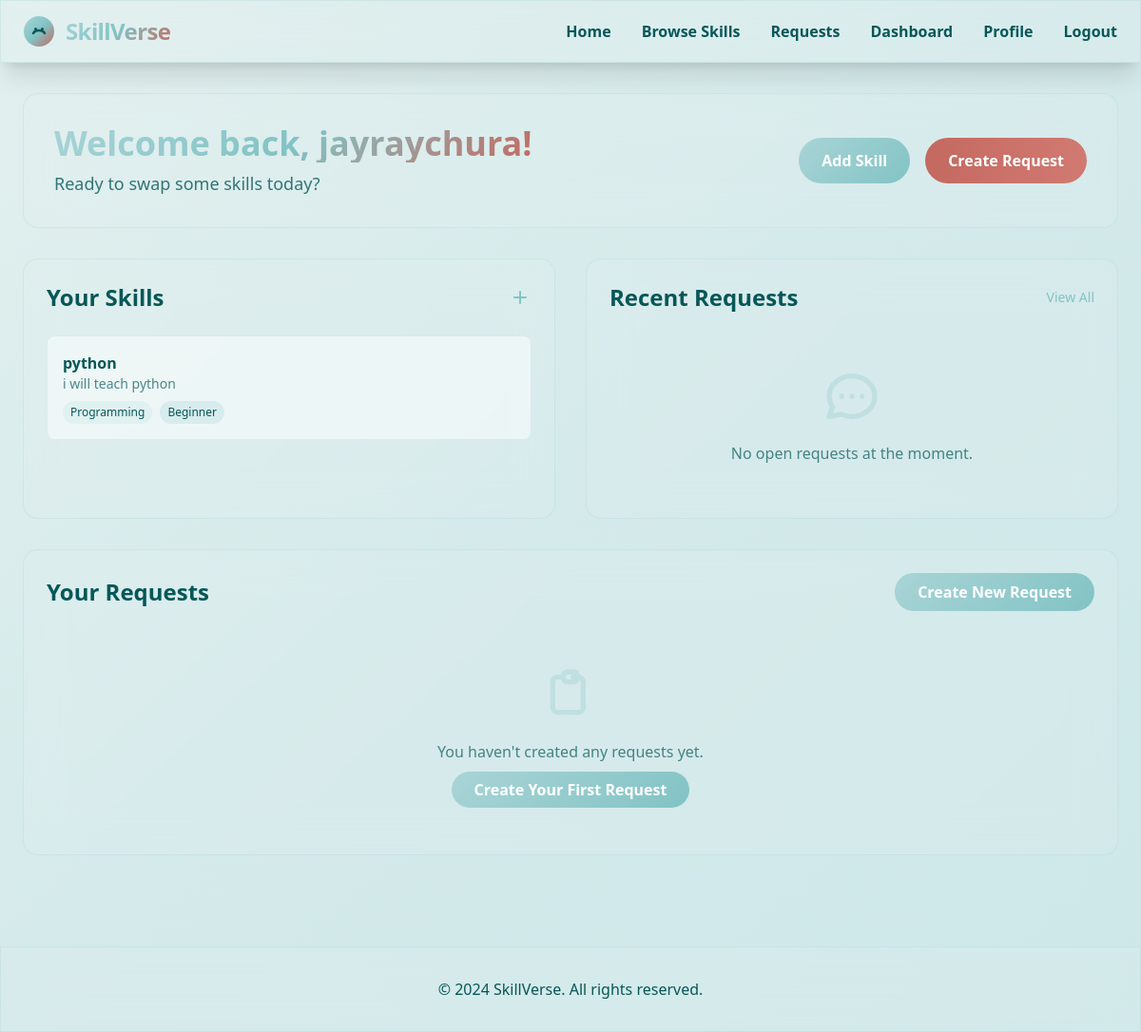
Page /dashboard (signed in) on the committed database.
### app.py (models this page shows)
class User(db.Model, UserMixin):
    id = db.Column(db.Integer, primary_key=True)
    username = db.Column(db.String(150), nullable=False)
    email = db.Column(db.String(150), unique=True, nullable=False)
    password = db.Column(db.String(256), nullable=True)  # Optional for Google accounts
    auth_type = db.Column(db.String(50), nullable=False, default='email')  # 'email' or 'google'
    bio = db.Column(db.Text, nullable=True)
    location = db.Column(db.String(100), nullable=True)
    created_at = db.Column(db.DateTime, default=datetime.utcnow)
    skills_offering = db.relationship('Skill', backref='user', lazy=True, foreign_keys='Skill.user_id')
    swap_requests = db.relationship('SwapRequest', backref='requester', lazy=True, foreign_keys='SwapRequest.requester_id')
    swap_offers = db.relationship('SwapRequest', backref='offerer', lazy=True, foreign_keys='SwapRequest.offerer_id')

class Skill(db.Model):
    id = db.Column(db.Integer, primary_key=True)
    name = db.Column(db.String(100), nullable=False)
    description = db.Column(db.Text, nullable=False)
    category = db.Column(db.String(50), nullable=False)
    level = db.Column(db.String(20), nullable=False)  # Beginner, Intermediate, Advanced
    user_id = db.Column(db.Integer, db.ForeignKey('user.id'), nullable=False)
    created_at = db.Column(db.DateTime, default=datetime.utcnow)
    is_active = db.Column(db.Boolean, default=True)

### app.py (the view)
@app.route('/dashboard')
@login_required
def dashboard():
    user_skills = Skill.query.filter_by(user_id=current_user.id, is_active=True).all()
    open_requests = SwapRequest.query.filter_by(status='open').order_by(SwapRequest.created_at.desc()).limit(5).all()
    user_requests = SwapRequest.query.filter_by(requester_id=current_user.id).order_by(SwapRequest.created_at.desc()).all()
    return render_template('dashboard.html',
                         user=current_user,
                         skills=user_skills,
                         open_requests=open_requests,
                         user_requests=user_requests)

### app.py (called while the page is built)
@login_manager.user_loader
def load_user(user_id):
    return User.query.get(int(user_id))

### templates/dashboard.html (shortened to what this page needs)
{% extends "base.html" %}
{% block content %}
<div class="max-w-7xl mx-auto px-6 py-8">
    <div class="glass rounded-2xl p-8 mb-8">
        <div class="flex items-center justify-between">
            <div>
                <h1 class="text-4xl font-bold gradient-text mb-2">Welcome back, {{ user.username }}!</h1>
                <p class="text-lg text-[#065758]/80">Ready to swap some skills today?</p>
            </div>
            <div class="flex gap-4">
                <a href="{{ url_for('add_skill') }}" class="btn-primary px-6 py-3 rounded-full text-white font-semibold hover:shadow-lg transition-all">
                    Add Skill
                </a>
                <a href="{{ url_for('create_request') }}" class="bg-gradient-to-r from-[#c46960] to-[#d17a72] px-6 py-3 rounded-full text-white font-semibold hover:shadow-lg transition-all">
                    Create Request
                </a>
            </div>
        </div>
    </div>
    <div class="grid grid-cols-1 lg:grid-cols-2 gap-8">
        <div class="glass rounded-2xl p-6">
            <div class="flex items-center justify-between mb-6">
                <h2 class="text-2xl font-bold text-[#065758]">Your Skills</h2>
                <a href="{{ url_for('add_skill') }}" class="text-[#82C3C5] hover:text-[#065758] transition-colors">
                    <svg class="w-6 h-6" fill="none" stroke="currentColor" viewBox="0 0 24 24">
                        <path stroke-linecap="round" stroke-linejoin="round" stroke-width="2" d="M12 6v6m0 0v6m0-6h6m-6 0H6"></path>
                    </svg>
                </a>
            </div>
            {% if skills %}
                <div class="space-y-4">
                    {% for skill in skills %}
                    <div class="bg-white/50 rounded-lg p-4 border border-[#A9D4D6]/30">
                        <div class="flex items-center justify-between">
                            <div>
                                <h3 class="font-semibold text-[#065758]">{{ skill.name }}</h3>
                                <p class="text-sm text-[#065758]/70">{{ skill.description[:100] }}{% if skill.description|length > 100 %}...{% endif %}</p>
                                <div class="flex gap-2 mt-2">
                                    <span class="px-2 py-1 bg-[#A9D4D6]/20 text-[#065758] text-xs rounded-full">{{ skill.category|title }}</span>
                                    <span class="px-2 py-1 bg-[#82C3C5]/20 text-[#065758] text-xs rounded-full">{{ skill.level|title }}</span>
                                </div>
                            </div>
                        </div>
                    </div>
                    {% endfor %}
                </div>
            {% endif %}
        </div>
        <div class="glass rounded-2xl p-6">
            <div class="flex items-center justify-between mb-6">
                <h2 class="text-2xl font-bold text-[#065758]">Recent Requests</h2>
                <a href="{{ url_for('requests') }}" class="text-[#82C3C5] hover:text-[#065758] transition-colors text-sm">
                    View All
                </a>
            </div>
            {% if open_requests %}
                <div class="space-y-4">
                    {% for request in open_requests %}
                    <div class="bg-white/50 rounded-lg p-4 border border-[#A9D4D6]/30">
                        <h3 class="font-semibold text-[#065758] mb-2">{{ request.title }}</h3>
                        <p class="text-sm text-[#065758]/70 mb-3">{{ request.description[:100] }}{% if request.description|length > 100 %}...{% endif %}</p>
                        <div class="flex gap-2 mb-3">
                            <span class="px-2 py-1 bg-[#c46960]/20 text-[#065758] text-xs rounded-full">
                                Wants: {{ request.skill_wanted }}
                            </span>
                            <span class="px-2 py-1 bg-[#82C3C5]/20 text-[#065758] text-xs rounded-full">
                                Offers: {{ request.skill_offered }}
                            </span>
                        </div>
                        <div class="flex items-center justify-between">
                            <span class="text-xs text-[#065758]/60">
                                {{ request.created_at.strftime('%b %d, %Y') }}
                            </span>
                            <form method="POST" action="{{ url_for('accept_request', request_id=request.id) }}" class="inline">
                                <button type="submit" class="bg-[#82C3C5] hover:bg-[#A9D4D6] text-white px-3 py-1 rounded-full text-xs font-medium transition-colors">
                                    Accept
                                </button>
                            </form>
                        </div>
                    </div>
                    {% endfor %}
                </div>
            {% else %}
                <div class="text-center py-8">
                    <p class="text-[#065758]/70">No open requests at the moment.</p>
                </div>
            {% endif %}
        </div>
    </div>
    <div class="glass rounded-2xl p-6 mt-8">
        <div class="flex items-center justify-between mb-6">
            <h2 class="text-2xl font-bold text-[#065758]">Your Requests</h2>
            <a href="{{ url_for('create_request') }}" class="btn-primary px-6 py-2 rounded-full text-white font-semibold">
                Create New Request
            </a>
        </div>
        {% if user_requests %}
            <div class="overflow-x-auto">
                <table class="w-full">
                    <thead>
                        <tr class="border-b border-[#A9D4D6]/30">
                            <th class="text-left py-3 px-4 text-[#065758] font-semibold">Title</th>
                            <th class="text-left py-3 px-4 text-[#065758] font-semibold">Skills</th>
                            <th class="text-left py-3 px-4 text-[#065758] font-semibold">Status</th>
                            <th class="text-left py-3 px-4 text-[#065758] font-semibold">Created</th>
                            <th class="text-left py-3 px-4 text-[#065758] font-semibold">Actions</th>
                        </tr>
                    </thead>
                    <tbody>
                        {% for request in user_requests %}
                        <tr class="border-b border-[#A9D4D6]/20">
                            <td class="py-3 px-4">
                                <div>
                                    <h3 class="font-semibold text-[#065758]">{{ request.title }}</h3>
                                    <p class="text-sm text-[#065758]/70">{{ request.description[:50] }}{% if request.description|length > 50 %}...{% endif %}</p>
                                </div>
                            </td>
                            <td class="py-3 px-4">
                                <div class="flex flex-col gap-1">
                                    <span class="text-xs bg-[#c46960]/20 text-[#065758] px-2 py-1 rounded-full w-fit">
                                        Wants: {{ request.skill_wanted }}
                                    </span>
                                    <span class="text-xs bg-[#82C3C5]/20 text-[#065758] px-2 py-1 rounded-full w-fit">
                                        Offers: {{ request.skill_offered }}
                                    </span>
                                </div>
                            </td>
                            <td class="py-3 px-4">
                                <span class="px-2 py-1 rounded-full text-xs font-medium
                                    {% if request.status == 'open' %}bg-green-100 text-green-800
                                    {% elif request.status == 'accepted' %}bg-blue-100 text-blue-800
                                    {% elif request.status == 'completed' %}bg-gray-100 text-gray-800
                                    {% else %}bg-red-100 text-red-800{% endif %}">
                                    {{ request.status|title }}
                                </span>
                            </td>
                            <td class="py-3 px-4 text-sm text-[#065758]/70">
                                {{ request.created_at.strftime('%b %d, %Y') }}
                            </td>
                            <td class="py-3 px-4">
                                {% if request.status == 'accepted' %}
                                    <form method="POST" action="{{ url_for('complete_swap', request_id=request.id) }}" class="inline">
                                        <button type="submit" class="bg-green-500 hover:bg-green-600 text-white px-3 py-1 rounded-full text-xs font-medium transition-colors">
                                            Complete
                                        </button>
                                    </form>
                                {% endif %}
                            </td>
                        </tr>
                        {% endfor %}
                    </tbody>
                </table>
            </div>
        {% else %}
            <div class="text-center py-8">
                <p class="text-[#065758]/70 mb-4">You haven't created any requests yet.</p>
                <a href="{{ url_for('create_request') }}" class="btn-primary px-6 py-2 rounded-full text-white font-semibold">
                    Create Your First Request
                </a>
            </div>
        {% endif %}
    </div>
</div>
{% endblock %}

### templates/base.html (style rules this page uses)
html { font-family: 'Inter', 'Segoe UI', sans-serif; }
.glass { backdrop-filter: blur(20px); background: rgba(226, 240, 239, 0.25); border: 1px solid rgba(169, 212, 214, 0.3); }
.gradient-text { background: linear-gradient(135deg, #A9D4D6, #82C3C5, #c46960); -webkit-background-clip: text; -webkit-text-fill-color: transparent; }
.btn-primary { background: linear-gradient(135deg, #A9D4D6, #82C3C5); transition: all 0.3s ease; }

### rows in the picture
User: username "jayraychura"
Skill: name "python", description "i will teach python", category "Programming", level "Beginner"
